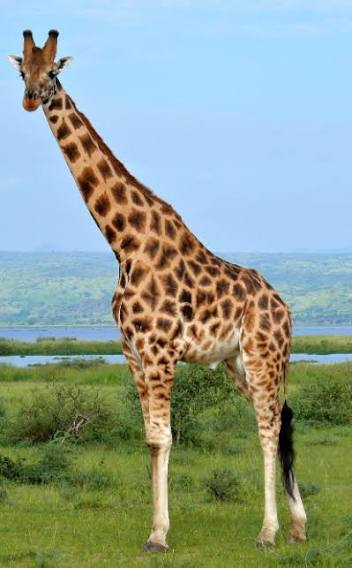
#> input picture Histogram/image.jpg, 352 x 568 px
$ python histogram.py
#> lines starting #> are read from the running program, lines starting #| are printed output that depends on the picture
import cv2
import matplotlib.pyplot as plt


# [6 lines of commented-out code are left out]

image = cv2.imread("image.jpg")
#> image is the input picture: shape (568, 352, 3); mean B, G, R 147.4, 160.6, 143.5

image_rgb = cv2.cvtColor(image, cv2.COLOR_BGR2RGB)

# Histogram on RGB Image

channels = cv2.split(image_rgb)
colors = ["red", "green", "blue"]

for channel, color in zip(channels, colors):
    hist = cv2.calcHist([channel], [0], None, [256], [0,256])
    plt.plot(hist, color=color)
#> this loop made 3 passes
#> color on passes 1 to 3: 'red', 'green', 'blue'

plt.title("Color Histogram")
plt.xlabel("Pixel Intensity")
plt.ylabel("Frequency ")
plt.show()
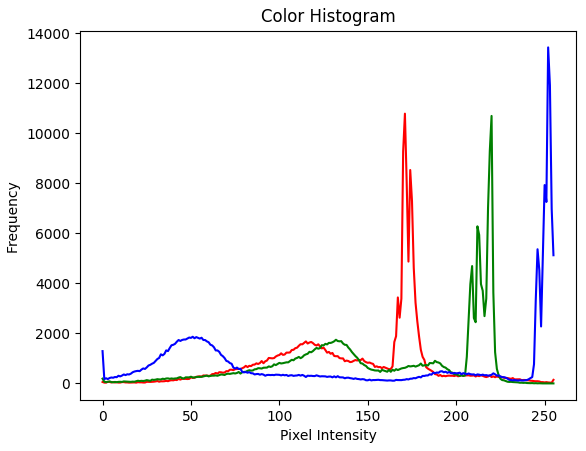
#> figure drawn by matplotlib, 1 panel; curve peaks at x = 171, y = 10780; curve peaks at x = 220, y = 10689; curve peaks at x = 252, y = 13428

# Histogram on HSV image
image_hsv = cv2.cvtColor(image, cv2.COLOR_BGR2HSV)
#> image_hsv: shape (568, 352, 3); mean H, S, V 64.3, 110.1, 183.4
h, s, v = cv2.split(image_hsv)
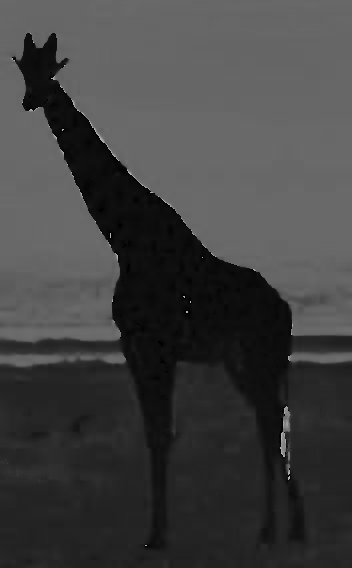
#> h: shape (568, 352); min 0, max 179, mean 64.3
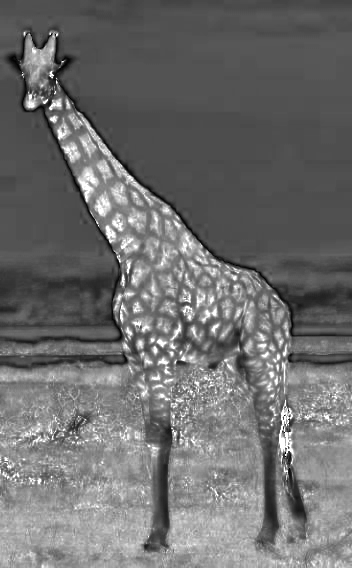
#> s: shape (568, 352); min 0, max 255, mean 110.1
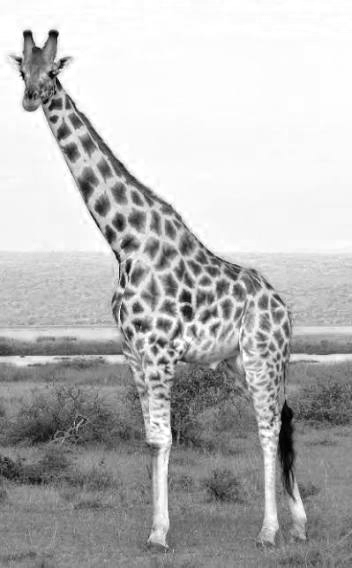
#> v: shape (568, 352); min 0, max 255, mean 183.4

h_hist = cv2.calcHist([h],[0],None, [180], [0,180])
#> h_hist = 180 values, max 27667 at index 105, min 0 at index 79, mean 1110.8
s_hist = cv2.calcHist([s],[0],None, [256], [0,256])
#> s_hist = 256 values, max 10971 at index 77, min 0 at index 1, mean 781
v_hist = cv2.calcHist([v],[0],None, [256], [0,256])
#> v_hist = 256 values, max 13466 at index 252, min 2 at index 0, mean 781


fig, axes = plt.subplots(1, 3, figsize=(15, 5))

axes[0].plot(h_hist, color='orange')
axes[0].set_title("Hue Histogram")
axes[0].set_xlabel("Bins")
axes[0].set_ylabel("Frequencys")

axes[1].plot(s_hist, color='green')
axes[1].set_title("Saturation Histogram")
axes[1].set_xlabel("Bins")
axes[1].set_ylabel("Frequencys")

axes[2].plot(v_hist, color='blue')
axes[2].set_title("Value Histogram")
axes[2].set_xlabel("Bins")
axes[2].set_ylabel("Frequencys")

plt.tight_layout()
plt.show()
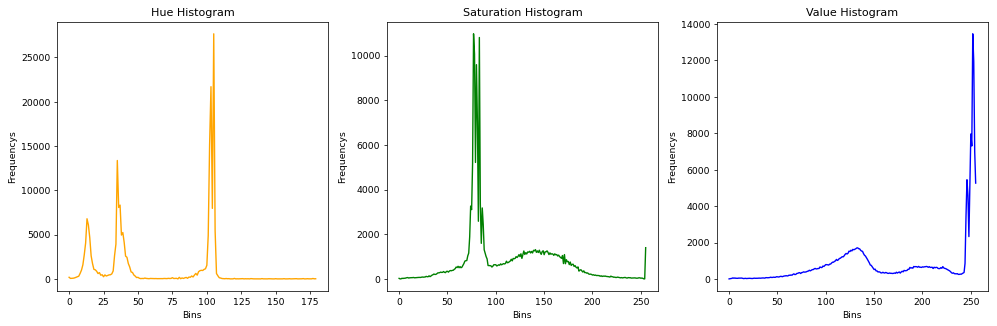
#> figure drawn by matplotlib, 3 panels; panel 1: curve peaks at x = 105, y = 27667; panel 2: curve peaks at x = 77, y = 10971; panel 3: curve peaks at x = 252, y = 13466
